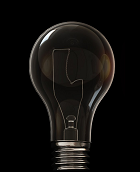
#> input picture Opencv Module Ejemplos/Aplicaciones con OPENCV/f0.png, 140 x 172 px
$ python 'codigo 2.py'
#> lines starting #> are read from the running program, lines starting #| are printed output that depends on the picture
import cv2
import numpy as np
import os
import serial
import time

arduino = serial.Serial("COM5",9600)
time.sleep(2)


fondo = np.zeros((256,256,3),np.uint8)

img0 = cv2.imread("f0.png")
#> img0 is the input picture: shape (172, 140, 3); mean B, G, R 12.8, 14.5, 16.1
img1 = cv2.imread("f1.png")
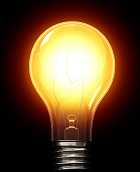
#> input picture Opencv Module Ejemplos/Aplicaciones con OPENCV/f1.png, 140 x 172 px
#> img1 is the input picture: shape (172, 140, 3); mean B, G, R 41.4, 70, 98.1

tx,ty = img0.shape[1],img0.shape[0]
#> tx = 140; ty = 172

z = 0

fondo[20:20+ty,55:55+tx]=img0
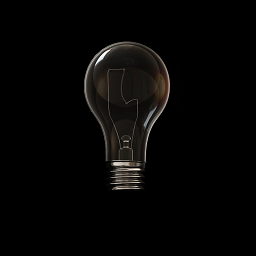
#> fondo: shape (256, 256, 3); mean B, G, R 4.7, 5.3, 5.9

def tactil_sec(event,x,y,flags,param):
	global z
	if (event == cv2.EVENT_LBUTTONDOWN) and 88<x<168 and 88<y<168 and z==0:
		fondo[20:20+ty,55:55+tx]=img1
		z = 1
		arduino.write("1".encode())

	elif (event == cv2.EVENT_LBUTTONDOWN) and 88<x<168 and 88<y<168 and z==1:
		fondo[20:20+ty,55:55+tx]=img0
		z = 0
		arduino.write("0".encode())


cv2.namedWindow('APLICACION')
cv2.setMouseCallback('APLICACION',tactil_sec)

while(1):
	cv2.imshow('APLICACION',fondo)
	if cv2.waitKey(20) == 27:
#> (key Esc is pressed here)
      		  break

arduino.close()
cv2.destroyAllWindows()
